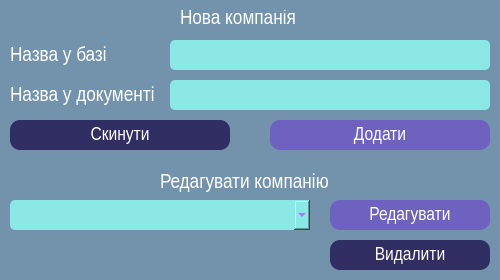
<?xml version="1.0" encoding="UTF-8"?>
<ui version="4.0">
 <class>customers</class>
 <widget class="QMainWindow" name="customers">
  <property name="geometry">
   <rect>
    <x>0</x>
    <y>0</y>
    <width>500</width>
    <height>280</height>
   </rect>
  </property>
  <property name="windowTitle">
   <string>MainWindow</string>
  </property>
  <property name="styleSheet">
   <string notr="true">background-color: #7393ad;</string>
  </property>
  <widget class="QWidget" name="centralwidget">
   <widget class="QLineEdit" name="DB_custome_name_value">
    <property name="geometry">
     <rect>
      <x>170</x>
      <y>80</y>
      <width>320</width>
      <height>30</height>
     </rect>
    </property>
    <property name="styleSheet">
     <string notr="true">QLineEdit{

	background-color:#8BE8E5;
	color: rgb(202, 8, 255);
	border: 1px  rgb(237, 255, 152);
border-radius: 5px;
}
QLineEdit:hover {
	border: 3px solid rgb(2, 35, 255);
}
QLineEdit:focus {
	border: 3px solid rgb(0, 255, 162);
}</string>
    </property>
   </widget>
   <widget class="QLabel" name="new_customer_label">
    <property name="geometry">
     <rect>
      <x>180</x>
      <y>10</y>
      <width>120</width>
      <height>16</height>
     </rect>
    </property>
    <property name="font">
     <font>
      <family>Arial Narrow</family>
      <pointsize>16</pointsize>
     </font>
    </property>
    <property name="styleSheet">
     <string notr="true">background-color: qlineargradient(spread:pad, x1:0, y1:0, x2:1, y2:0, stop:0 rgba(0, 0, 0, 0), stop:1 rgba(255, 255, 255, 0));
color:rgb(255, 255, 255);</string>
    </property>
    <property name="text">
     <string>Нова компанія</string>
    </property>
   </widget>
   <widget class="QLabel" name="DB_custome_name_label">
    <property name="geometry">
     <rect>
      <x>10</x>
      <y>45</y>
      <width>110</width>
      <height>21</height>
     </rect>
    </property>
    <property name="font">
     <font>
      <family>Arial Narrow</family>
      <pointsize>16</pointsize>
     </font>
    </property>
    <property name="styleSheet">
     <string notr="true">background-color: qlineargradient(spread:pad, x1:0, y1:0, x2:1, y2:0, stop:0 rgba(0, 0, 0, 0), stop:1 rgba(255, 255, 255, 0));
color:rgb(255, 255, 255);</string>
    </property>
    <property name="text">
     <string>Назва у базі</string>
    </property>
   </widget>
   <widget class="QLabel" name="Document_custome_name_label">
    <property name="geometry">
     <rect>
      <x>10</x>
      <y>85</y>
      <width>160</width>
      <height>21</height>
     </rect>
    </property>
    <property name="font">
     <font>
      <family>Arial Narrow</family>
      <pointsize>16</pointsize>
     </font>
    </property>
    <property name="styleSheet">
     <string notr="true">background-color: qlineargradient(spread:pad, x1:0, y1:0, x2:1, y2:0, stop:0 rgba(0, 0, 0, 0), stop:1 rgba(255, 255, 255, 0));
color:rgb(255, 255, 255);</string>
    </property>
    <property name="text">
     <string>Назва у документі</string>
    </property>
   </widget>
   <widget class="QPushButton" name="new_Button_2">
    <property name="geometry">
     <rect>
      <x>10</x>
      <y>120</y>
      <width>220</width>
      <height>30</height>
     </rect>
    </property>
    <property name="font">
     <font>
      <family>Arial Narrow</family>
      <pointsize>14</pointsize>
     </font>
    </property>
    <property name="styleSheet">
     <string notr="true">QPushButton {
background: #312E63;
color: white;
border-radius: 10px;
}
QPushButton:hover {
    background-color:  rgb(48, 221, 255);
}</string>
    </property>
    <property name="text">
     <string>Скинути</string>
    </property>
   </widget>
   <widget class="QPushButton" name="new_Button">
    <property name="geometry">
     <rect>
      <x>270</x>
      <y>120</y>
      <width>220</width>
      <height>30</height>
     </rect>
    </property>
    <property name="font">
     <font>
      <family>Arial Narrow</family>
      <pointsize>14</pointsize>
     </font>
    </property>
    <property name="styleSheet">
     <string notr="true">QPushButton {
background-color: #6F61C0;
color:white;
border-radius: 10px;
}
QPushButton:hover {
    background-color:  rgb(48, 221, 255);
}</string>
    </property>
    <property name="text">
     <string>Додати</string>
    </property>
   </widget>
   <widget class="QLineEdit" name="DB_custome_short_name_value">
    <property name="geometry">
     <rect>
      <x>170</x>
      <y>40</y>
      <width>320</width>
      <height>30</height>
     </rect>
    </property>
    <property name="styleSheet">
     <string notr="true">QLineEdit{

	background-color:#8BE8E5;
	color: rgb(202, 8, 255);
	border: 1px  rgb(237, 255, 152);
border-radius: 5px;
}
QLineEdit:hover {
	border: 3px solid rgb(2, 35, 255);
}
QLineEdit:focus {
	border: 3px solid rgb(0, 255, 162);
}</string>
    </property>
   </widget>
   <widget class="QLabel" name="update_customer_label">
    <property name="geometry">
     <rect>
      <x>160</x>
      <y>170</y>
      <width>191</width>
      <height>25</height>
     </rect>
    </property>
    <property name="font">
     <font>
      <family>Arial Narrow</family>
      <pointsize>16</pointsize>
     </font>
    </property>
    <property name="styleSheet">
     <string notr="true">background-color: qlineargradient(spread:pad, x1:0, y1:0, x2:1, y2:0, stop:0 rgba(0, 0, 0, 0), stop:1 rgba(255, 255, 255, 0));
color:rgb(255, 255, 255);</string>
    </property>
    <property name="text">
     <string>Редагувати компанію</string>
    </property>
   </widget>
   <widget class="QPushButton" name="update_Button">
    <property name="geometry">
     <rect>
      <x>330</x>
      <y>200</y>
      <width>160</width>
      <height>30</height>
     </rect>
    </property>
    <property name="font">
     <font>
      <family>Arial Narrow</family>
      <pointsize>14</pointsize>
     </font>
    </property>
    <property name="styleSheet">
     <string notr="true">QPushButton {
background-color: #6F61C0;
color:white;
border-radius: 10px;
}
QPushButton:hover {
    background-color:  rgb(48, 221, 255);
}</string>
    </property>
    <property name="text">
     <string>Редагувати</string>
    </property>
   </widget>
   <widget class="QComboBox" name="comboBox">
    <property name="geometry">
     <rect>
      <x>10</x>
      <y>200</y>
      <width>300</width>
      <height>30</height>
     </rect>
    </property>
    <property name="styleSheet">
     <string notr="true">QComboBox{
	background-color:#8BE8E5;
	color: rgb(199, 55, 255);
	border: 1px  rgb(237, 255, 152);
border-radius: 5px;
}
QComboBox:hover {
	border: 3px solid rgb(2, 35, 255);
}
QComboBox:focus {

	border: 3px solid rgb(0, 255, 162);
}</string>
    </property>
   </widget>
   <widget class="QPushButton" name="delete_Button">
    <property name="geometry">
     <rect>
      <x>330</x>
      <y>240</y>
      <width>160</width>
      <height>30</height>
     </rect>
    </property>
    <property name="font">
     <font>
      <family>Arial Narrow</family>
      <pointsize>14</pointsize>
     </font>
    </property>
    <property name="styleSheet">
     <string notr="true">QPushButton {
background: #312E63;
color: white;
border-radius: 10px;
}
QPushButton:hover {
    background-color:  rgb(48, 221, 255);
}</string>
    </property>
    <property name="text">
     <string>Видалити</string>
    </property>
   </widget>
  </widget>
 </widget>
 <resources/>
 <connections/>
</ui>
